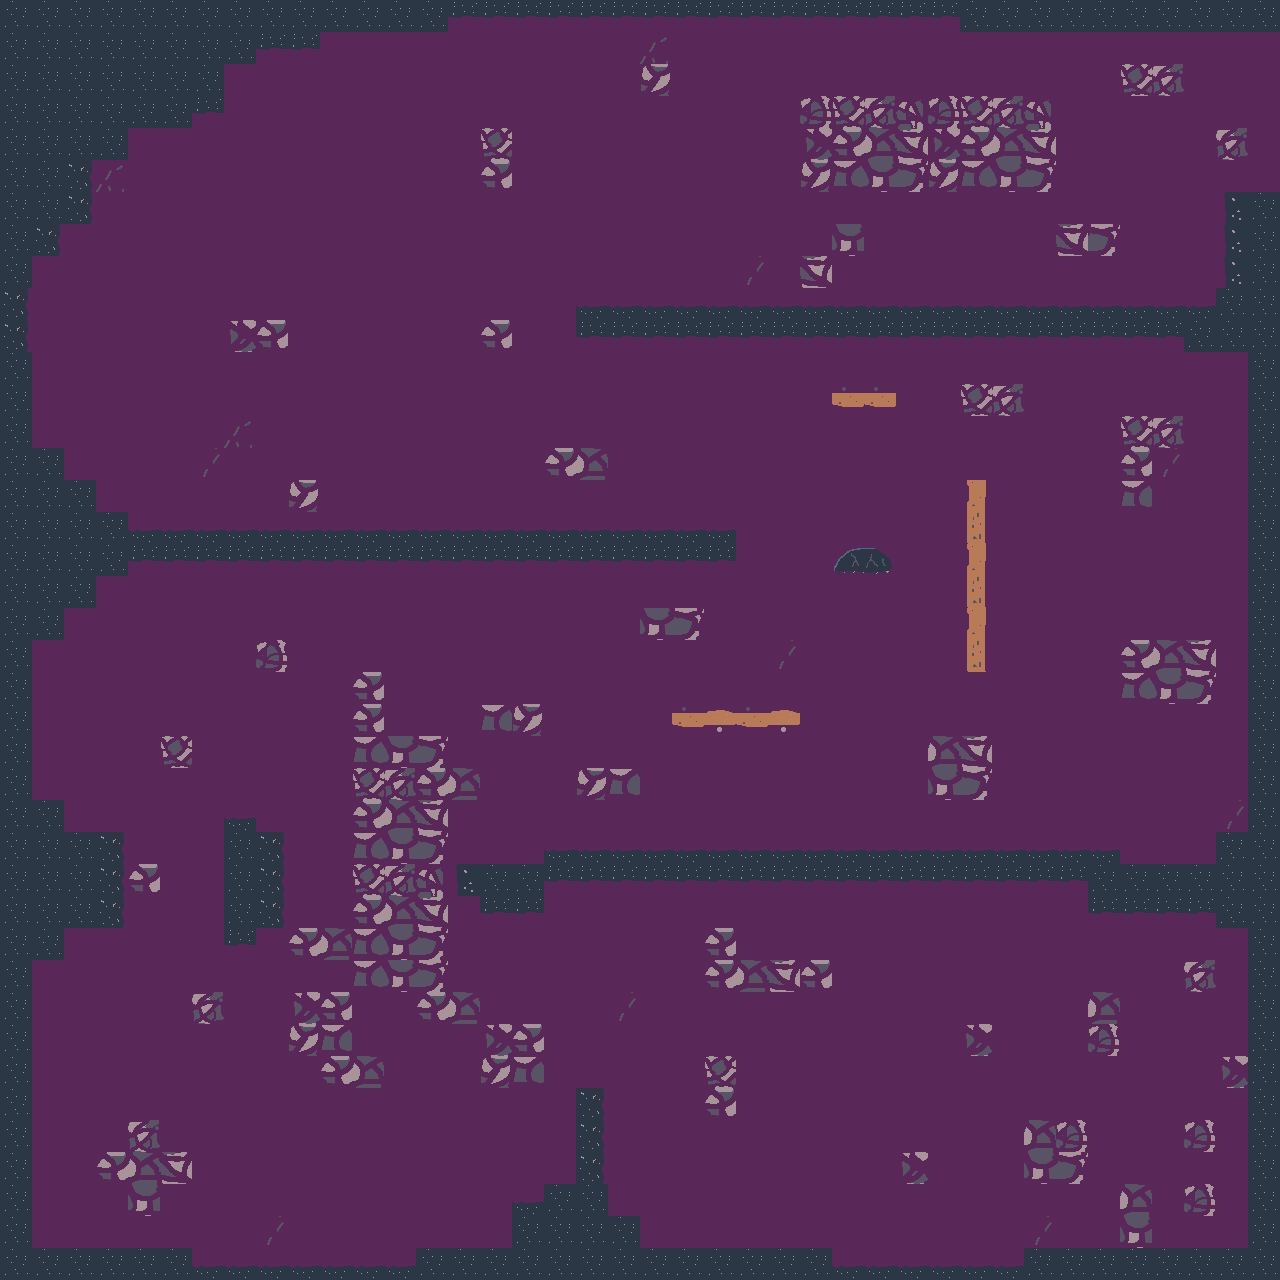

Rendered tile map (Tiled .tmx) drawn with the repository's tilesets; below, a short description and the map source with its tile grids summarised:
An orthogonal 40x40 tile map with 32x32 px tiles, 4 tile layers (color_back, background, colisions, murs) and 34 objects (31x collision, 2x enter, exit).

<map version="1.10" tiledversion="1.10.2" orientation="orthogonal" renderorder="right-down" width="40" height="40" tilewidth="32" tileheight="32" infinite="0" backgroundcolor="#640a64" nextlayerid="6" nextobjectid="88">
 <tileset firstgid="1" source="../tiles_set/rouilny_ext.tsx" />
 <layer id="4" name="color_back" width="40" height="40">
  <data>[1600 cells, 1600 non-empty, 1 distinct tile ids]</data>
 </layer>
 <layer id="1" name="background" width="40" height="40">
  <data>[1600 cells, 156 non-empty, 18 distinct tile ids]</data>
 </layer>
 <layer id="2" name="colisions" width="40" height="40">
  <data>[1600 cells, 206 non-empty, 7 distinct tile ids]</data>
 </layer>
 <layer id="3" name="murs" width="40" height="40">
  <data>[1600 cells, 151 non-empty, 4 distinct tile ids]</data>
 </layer>
 <objectgroup id="5" name="objets">
  <object id="1" name="main_enter" type="enter" x="1156" y="1118">
   <point />
  </object>
  <object id="50" type="collision" x="-4" y="2" width="1284" height="30" />
  <object id="51" type="collision" x="-2" y="32" width="30" height="1250" />
  <object id="52" type="collision" x="28" y="1246" width="1254" height="38" />
  <object id="53" type="collision" x="1248" y="192" width="32" height="1050" />
  <object id="57" type="collision" x="576" y="307" width="671" height="30" />
  <object id="58" type="collision" x="1223" y="192" width="24" height="114" />
  <object id="59" type="collision" x="1185" y="337" width="62" height="16" />
  <object id="60" type="collision" x="203" y="32" width="117.5" height="33.5" />
  <object id="61" type="collision" x="192.5" y="63" width="32" height="50" />
  <object id="62" type="collision" x="127" y="95" width="65.5" height="33.5" />
  <object id="63" type="collision" x="90.5" y="127" width="37" height="33.5" />
  <object id="64" type="collision" x="63" y="156" width="29" height="68" />
  <object id="65" type="collision" x="30" y="220" width="30.5" height="36" />
  <object id="66" type="collision" x="127" y="528" width="611" height="33" />
  <object id="67" type="collision" x="833" y="556" width="60" height="17" />
  <object id="68" type="collision" x="30" y="447" width="34" height="192" />
  <object id="69" type="collision" x="65" y="480" width="30" height="131" />
  <object id="70" type="collision" x="94" y="511" width="35" height="67" />
  <object id="71" type="collision" x="28" y="798" width="36" height="165" />
  <object id="72" type="collision" x="65" y="831" width="59" height="100" />
  <object id="73" type="collision" x="223" y="818" width="34" height="127" />
  <object id="74" type="collision" x="257" y="830" width="26" height="103" />
  <object id="75" type="collision" x="512" y="1216" width="128" height="31" />
  <object id="76" type="collision" x="575" y="1088" width="32" height="128" />
  <object id="77" type="collision" x="510" y="1201" width="64" height="13" />
  <object id="78" type="collision" x="542" y="1182" width="33" height="19" />
  <object id="79" type="collision" x="457" y="864" width="89" height="33" />
  <object id="80" type="collision" x="542" y="849" width="577" height="33" />
  <object id="81" type="collision" x="1215" y="831" width="30" height="99" />
  <object id="82" type="collision" x="1088" y="864" width="128" height="48" />
  <object id="83" type="collision" x="481" y="896" width="62" height="18" />
  <object id="84" name="est_enter" type="enter" x="1173.33" y="114">
   <point />
  </object>
  <object id="86" name="est_exit" type="exit" x="1248.5" y="34" width="30.5" height="155" />
 </objectgroup>
</map>